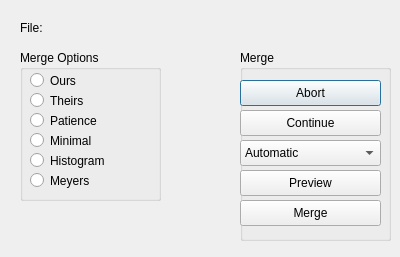
<?xml version="1.0" encoding="UTF-8"?>
<ui version="4.0">
 <class>MergeDialog</class>
 <widget class="QDialog" name="MergeDialog">
  <property name="geometry">
   <rect>
    <x>0</x>
    <y>0</y>
    <width>400</width>
    <height>257</height>
   </rect>
  </property>
  <property name="windowTitle">
   <string>Merge</string>
  </property>
  <widget class="QGroupBox" name="groupBox">
   <property name="geometry">
    <rect>
     <x>240</x>
     <y>50</y>
     <width>151</width>
     <height>191</height>
    </rect>
   </property>
   <property name="title">
    <string>Merge</string>
   </property>
   <widget class="QPushButton" name="bntMergeAbort">
    <property name="geometry">
     <rect>
      <x>0</x>
      <y>30</y>
      <width>141</width>
      <height>26</height>
     </rect>
    </property>
    <property name="text">
     <string>Abort</string>
    </property>
   </widget>
   <widget class="QPushButton" name="btnMergeContinue">
    <property name="geometry">
     <rect>
      <x>0</x>
      <y>60</y>
      <width>141</width>
      <height>26</height>
     </rect>
    </property>
    <property name="text">
     <string>Continue</string>
    </property>
   </widget>
   <widget class="QPushButton" name="btnMergePreview">
    <property name="geometry">
     <rect>
      <x>0</x>
      <y>120</y>
      <width>141</width>
      <height>26</height>
     </rect>
    </property>
    <property name="text">
     <string>Preview</string>
    </property>
   </widget>
   <widget class="QComboBox" name="comboGitMergeTool">
    <property name="geometry">
     <rect>
      <x>0</x>
      <y>90</y>
      <width>141</width>
      <height>26</height>
     </rect>
    </property>
    <item>
     <property name="text">
      <string>Automatic</string>
     </property>
    </item>
    <item>
     <property name="text">
      <string>Default Tool</string>
     </property>
    </item>
   </widget>
   <widget class="QPushButton" name="btnMergeNow">
    <property name="geometry">
     <rect>
      <x>0</x>
      <y>150</y>
      <width>141</width>
      <height>26</height>
     </rect>
    </property>
    <property name="text">
     <string>Merge</string>
    </property>
   </widget>
  </widget>
  <widget class="QRadioButtonGroup" name="groupBoxMergeStrategy">
   <property name="geometry">
    <rect>
     <x>20</x>
     <y>50</y>
     <width>141</width>
     <height>151</height>
    </rect>
   </property>
   <property name="title">
    <string>Merge Options</string>
   </property>
   <widget class="QRadioButton" name="radioMergeOurs">
    <property name="geometry">
     <rect>
      <x>10</x>
      <y>20</y>
      <width>129</width>
      <height>21</height>
     </rect>
    </property>
    <property name="text">
     <string>Ours</string>
    </property>
   </widget>
   <widget class="QRadioButton" name="radioMergeTheirs">
    <property name="geometry">
     <rect>
      <x>10</x>
      <y>40</y>
      <width>129</width>
      <height>21</height>
     </rect>
    </property>
    <property name="text">
     <string>Theirs</string>
    </property>
   </widget>
   <widget class="QRadioButton" name="radioMergePatience">
    <property name="geometry">
     <rect>
      <x>10</x>
      <y>60</y>
      <width>129</width>
      <height>21</height>
     </rect>
    </property>
    <property name="text">
     <string>Patience</string>
    </property>
   </widget>
   <widget class="QRadioButton" name="radioMergeMinimal">
    <property name="geometry">
     <rect>
      <x>10</x>
      <y>80</y>
      <width>129</width>
      <height>21</height>
     </rect>
    </property>
    <property name="text">
     <string>Minimal</string>
    </property>
   </widget>
   <widget class="QRadioButton" name="radioMergeHistogram">
    <property name="geometry">
     <rect>
      <x>10</x>
      <y>100</y>
      <width>129</width>
      <height>21</height>
     </rect>
    </property>
    <property name="text">
     <string>Histogram</string>
    </property>
   </widget>
   <widget class="QRadioButton" name="radioMergeMeyers">
    <property name="geometry">
     <rect>
      <x>10</x>
      <y>120</y>
      <width>129</width>
      <height>21</height>
     </rect>
    </property>
    <property name="text">
     <string>Meyers</string>
    </property>
   </widget>
  </widget>
  <widget class="QLabel" name="labelFile">
   <property name="geometry">
    <rect>
     <x>20</x>
     <y>20</y>
     <width>71</width>
     <height>16</height>
    </rect>
   </property>
   <property name="text">
    <string>File:</string>
   </property>
  </widget>
  <widget class="QLabel" name="textFileName">
   <property name="geometry">
    <rect>
     <x>100</x>
     <y>10</y>
     <width>281</width>
     <height>31</height>
    </rect>
   </property>
   <property name="text">
    <string/>
   </property>
  </widget>
 </widget>
 <customwidgets>
  <customwidget>
   <class>QRadioButtonGroup</class>
   <extends>QGroupBox</extends>
   <header location="global">qradiobuttongroup.h</header>
   <container>1</container>
  </customwidget>
 </customwidgets>
 <resources/>
 <connections/>
</ui>
